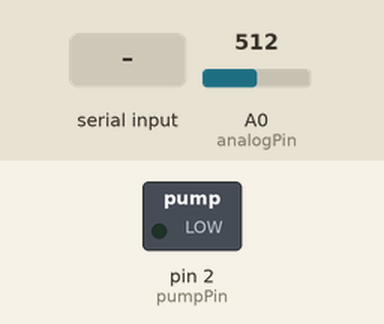
Recording of a sketch running on a simulated Arduino Uno, built with avr-gcc and run on an emulated ATmega328P. Shown: switched loads named in the sketch (green lamp = pin HIGH). The test bench sets the inputs (shaded band); at power-on: A0 (analogPin) = 512. What the sketch prints to the serial monitor is not drawn.

Above: at 1.2 s.
1.3 s: "p" received over Serial
At 2.3 s:
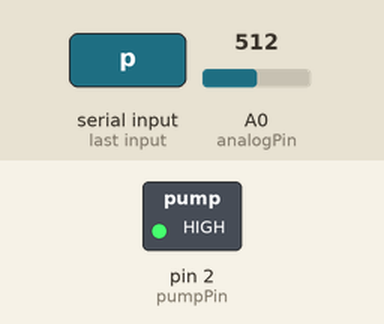
4.3 s: "r" received over Serial
5.8 s: "1" received over Serial
Timing chart, 0 to 8.8 s (numbered marks = the images above; inputs shaded):
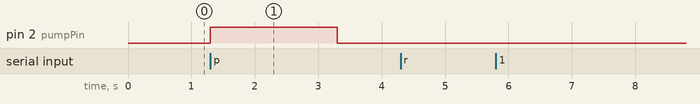

Measured:
- after the input at 1.3 s, pin 2 (pumpPin): LOW → HIGH at once, → LOW 2.0 s later
- after the input at 4.3 s, every drawn part: stays the same
- after the input at 5.8 s, every drawn part: stays the same

The sketch:

Watering.ino
```cpp
/* Simple Serial ECHO script : Written by ScottC 03/07/2012 */
#include<stdlib.h>
/* Use a variable called byteRead to temporarily store
   the data coming from the computer */
byte byteRead;
int analogPin = 0;
int readVal = 0;
int pumpPin = 2;
float avegValue = 0.0;
char holder[7];

void setup() {
// Turn the Serial Protocol ON
  Serial.begin(9600);
  pinMode(pumpPin,OUTPUT);
}

void loop() {

  if (Serial.available()) {
    /* read the most recent byte */
    byteRead = Serial.read();
    /*ECHO the value that was read, back to the serial port. */
    processInput((char)byteRead);
  }
}

void processInput(char Input) {

  // do something different depending on the
  switch (Input) {
  case 'p':
    pump()  ;
    returnValue("\"Done\"",false);
    break;
  case 'r':
    returnValue(getSensorReading(),false);
    break;
  default:
    returnValue("\"unknownCommand\"",true);
    break;
  }
}

String getSensorReading(){
     /*  check if data has been sent from the computer: */
     avegValue = 0;
     for (int i=0; i<10;i++) {
         avegValue += analogRead(analogPin);
     }
     avegValue = avegValue/10.0;
         // read the input pin
     String g= (String)dtostrf( avegValue, 7, 3,holder);
     return g;
}

void returnValue(String value, boolean error){
  String Error = "null";
  if (error) {
    Error = "1";
  };
  String g= "{\"value\" :"+value+",\"error\":"+Error+"}";
  Serial.println(g);
}

void pump() {
  digitalWrite(pumpPin, HIGH);
  delay(2000);
  digitalWrite(pumpPin,LOW);
}
```
